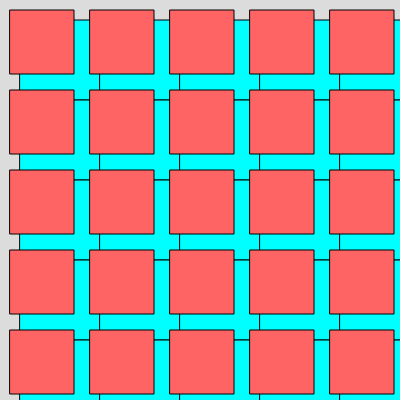
Frame 1 (no input)
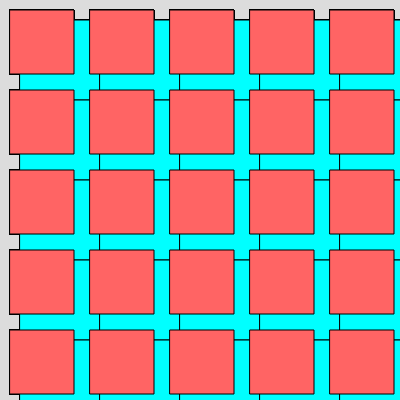
Frame 60 (no input)
Frame 120 (the mouse pressed at the canvas centre since frame 60): identical to frame 60, image omitted

The p5.js sketch that drew these frames (run headless with seeded random() and noise() and a simulated clock; from frame 60 on, the mouse is pressed at the canvas centre):

// p5.js sketch
// ── sketch.js
//Declares variable Size for consistency in measurements
var Size= 80;

function setup() {
  createCanvas(400, 400);
  background(220);
}

function draw() {
//Translate elements according to their size to make spacing
  translate(Size/4, Size/4); 
  for(var x = 0; x < width; x += Size) {  for(var y = 0; y < height; y += Size) {
//Bottom layer squares
  fill(0,255,255);
  rect(x, y, Size, Size);
//Top layer squares
  fill(255,100,100);
  rect(x-10, y-10, Size* 0.8, Size* 0.8);
}
}

}
